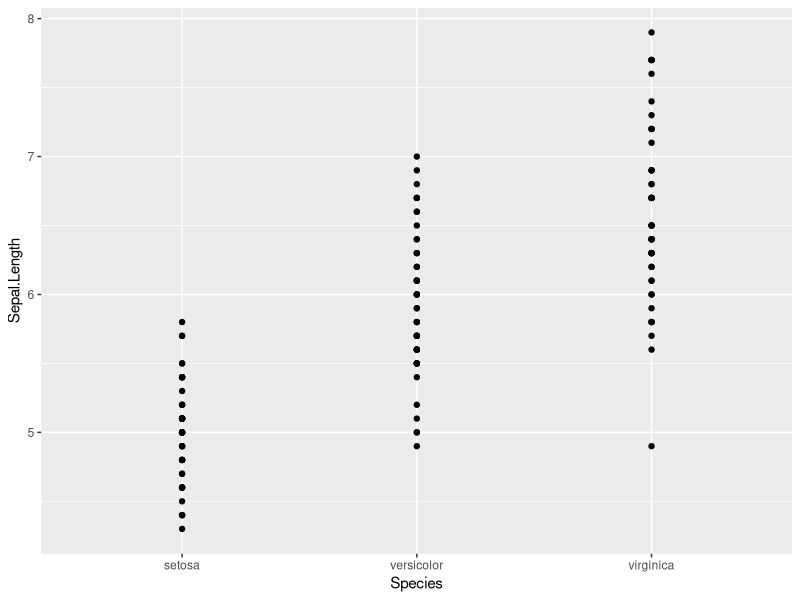
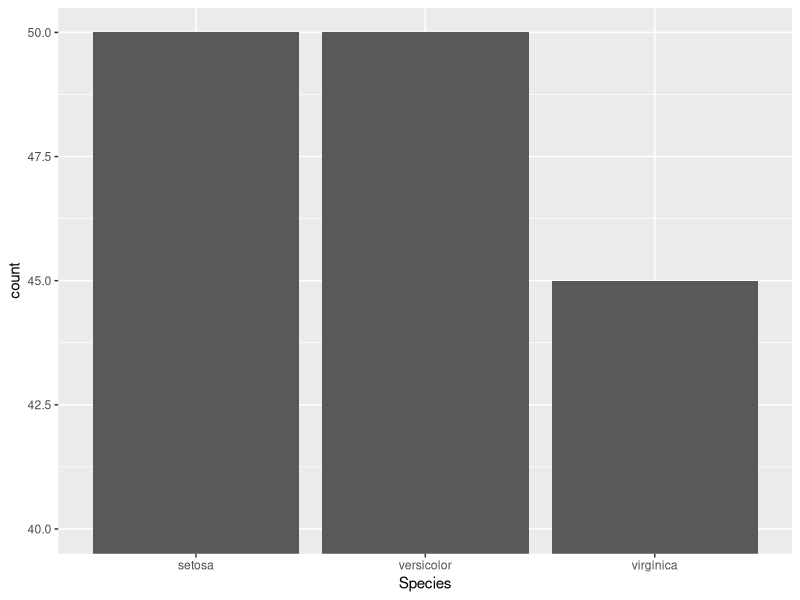
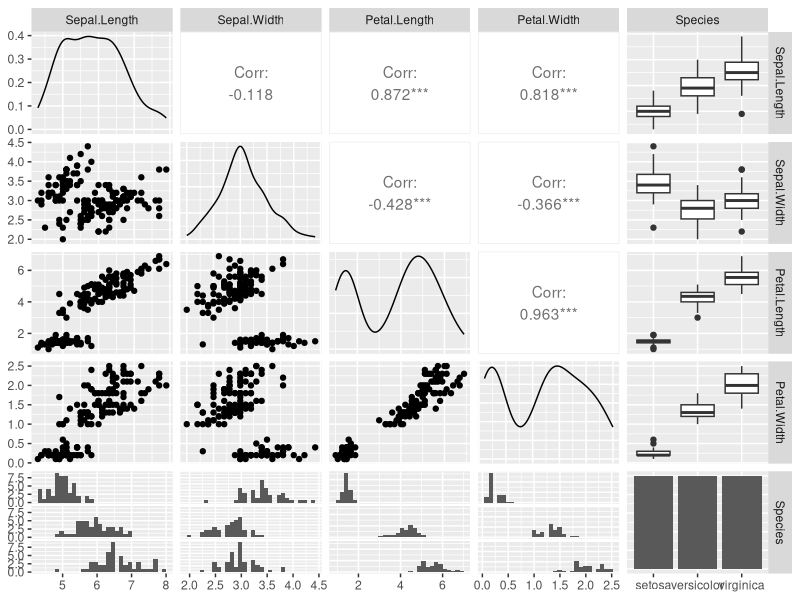
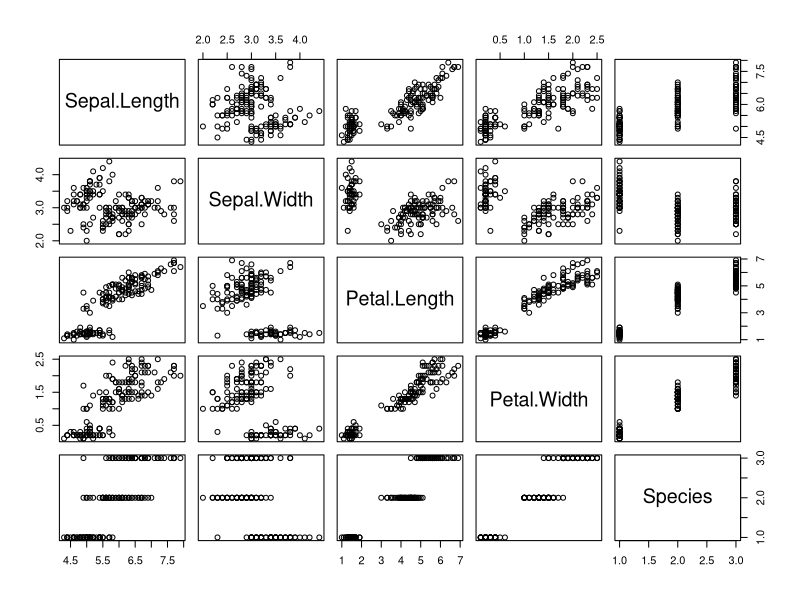

Here is the R script that generated these plots, in order:
########################################
####    R Statistical Programming   ####
####   Lesson 5: The Importance of  ####
####     Exploratory Analysis       ####
########################################

library(GGally)
library(tidyverse)
data("iris")

#### Summary Statistics ####

# mean calculates the average
mean(iris$Sepal.Length)
# median calculates the middle value
median(iris$Sepal.Length)

# Quantiles bin the values based on order
quantile(iris$Sepal.Length)
# By specifying probs, we can specify where those bins are cut
quantile(iris$Sepal.Length, probs = c(0, .33, .66, 1))

# table can be used to get counts of different levels
table(iris$Species)

# Variance measures how much our data is spread out
var(iris$Petal.Length)
# Standard deviation puts the variance on the same level as the variable
sd(iris$Petal.Length)

# Covariance measures how related two variables are
cov(iris$Sepal.Length, iris$Sepal.Width)
# Correlation standardizes covariance on a scale of -1 to 1
cor(iris$Sepal.Length, iris$Sepal.Width)

# Could get a lot of this info via the summary function
summary(iris)

# A lot of summary statistics can be used with dplyr to get interesting
# grouped statistics
iris %>%
  group_by(Species) %>%
  summarize(max_width = max(Petal.Width),
            min_length = min(Petal.Length))


#### Plotting ####

# Use plots correctly, or else results can be ugly
# Ex: using a scatterplot with a categorical variable
iris %>%
  ggplot(aes(x = Species, y = Sepal.Length)) +
  geom_point()

# Avoid plotting no-no's, like rescaling
iris %>%
  .[1:145, ] %>% 
  ggplot(aes(x = Species)) +
  geom_bar() +
  coord_cartesian(ylim = c(40, 50))

# To plot multiple relationships at once, we can use ggpairs
ggpairs(iris)
# Base pairs is faster, but focuses on scatterplots
pairs(iris)
